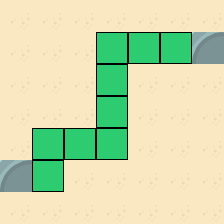

This game map was drawn from its Tiled (.tmx) file and the tilesets committed beside it. A one-line description and the trimmed map source follow:
An orthogonal 7x7 tile map with 32x32 px tiles, 1 tile layer (Calque de Tile 1), 3 tilesets.

<map version="1.0" orientation="orthogonal" renderorder="right-down" width="7" height="7" tilewidth="32" tileheight="32" nextobjectid="1">
 <tileset firstgid="1" name="ga" tilewidth="32" tileheight="32" tilecount="1">
  <image source="tuiles/grass - Copie.png" width="32" height="32" />
 </tileset>
 <tileset firstgid="2" name="gg&amp;" tilewidth="32" tileheight="32" tilecount="1">
  <image source="tuiles/ground - Copie.png" width="32" height="32" />
 </tileset>
 <tileset firstgid="3" name="a" tilewidth="32" tileheight="32" tilecount="16">
  <image source="tuiles/tile_13.png" width="128" height="128" />
 </tileset>
 <layer name="Calque de Tile 1" width="7" height="7">
  <data>[49 cells, 49 non-empty, 3 distinct tile ids]</data>
 </layer>
</map>
